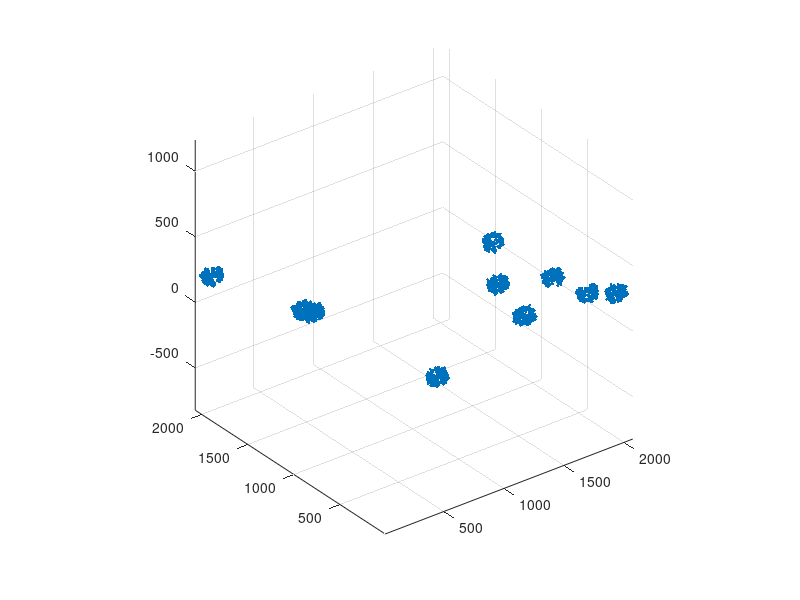

Write MATLAB code to recreate this figure.
function loc_all = simulateNPCdata (nCluster, diameter, ringDistance, cornerSigma, nPointPerCorner)
    
    if nargin < 5
        nPointPerCorner = 1e2;
    end
    if nargin < 4
        cornerSigma = 15;
    end
    if nargin < 3
        ringDistance = 40;
    end
    if nargin < 2
        diameter = 110;
    end
    if nargin < 1
        nCluster = 10;
    end

    numRingPerCluster = 2;
    numCornerPerRing = 8;
    cornerAngleShift = 22.5;

    

    xrot = 15 * rand;
    yrot = 15 * rand;
    Rx = [1, 0, 0; 0, cosd(xrot), sind(xrot); 0, -sind(xrot), cosd(xrot)];
    Ry = [cosd(yrot), 0, -sind(yrot); 0, 1, 0; sind(yrot), 0, cosd(yrot)];

    %loc_all = zeros(nCluster * numRingPerCluster * numCornerPerRing * nPointPerCorner, 3);
    loc_all = [];
    


    % calculate the center coordinates of the NPC subunits, relative to the NPC center
    cornerCenters = zeros(numCornerPerRing * numRingPerCluster, 3);
    angleIncrement = 360 / numCornerPerRing;
    for n = 1 : numCornerPerRing
        angleRad = deg2rad(angleIncrement * (n - 1) + cornerAngleShift);
        cornerCenters(n, :) = [diameter / 2 * cos(angleRad), diameter / 2 * sin(angleRad), -ringDistance/2];
        cornerCenters(n + numCornerPerRing, :) = ...
            [diameter / 2 * cos(angleRad), diameter / 2 * sin(angleRad), ringDistance/2];
    end
    

    % generate the NPC cluster centers, in a FOV of 1000 x 1000 x 200 nm volume
    xyz_center = 2e3 * rand(nCluster, 3);
    xyz_center(:, 3) = xyz_center(:, 3) / 5;
    
    
    for i = 1 : nCluster
        pos = xyz_center(i, :);
        %cornerCenter_i = cornerCenters + pos;
        
        loc_cluster = [];
        for m = 1 : size(cornerCenters, 1)
            locs = generateGaussianPoints(cornerCenters(m, :), cornerSigma/2, round(nPointPerCorner*rand));
            locs = locs(:, 1:3);
            loc_cluster = [loc_cluster; locs]; %#ok<AGROW>
        end
        
        zrot = 45* rand;
        Rz = [cosd(zrot), sind(zrot), 0; -sind(zrot), cosd(zrot), 0; 0, 0, 1];
        
        loc_rot = ( Rz* (Ry* (Rx* loc_cluster') ) )';
        loc_trans = loc_rot + pos;

        loc_all = [loc_all; loc_trans]; %#ok<AGROW>

    end


    % Plot point cloud
    figure;
    scatter3(loc_all(:,1), loc_all(:,2), loc_all(:,3), '.');
    axis equal;



end

function points = generateGaussianPoints(center, sigma, numPoints)
    % Generate Gaussian-distributed points around the cluster center
    x = randn(numPoints, 1) * sigma + center(1);
    y = randn(numPoints, 1) * sigma + center(2);
    z = randn(numPoints, 1) * sigma + center(3);
    gaussValues = exp(-((x-center(1)).^2 + (y-center(2)).^2 + (z-center(3)).^2) / (2 * sigma^2));
    %probability = gaussValues / max(gaussValues);
    %mask = rand(numPoints, 1) < probability;
    points = [x, y, z, gaussValues];
end